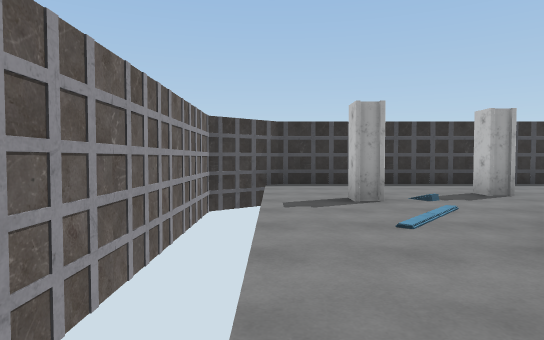
[1] (above)

12 first-person views from a walk through a 3-D level made in the Unity game engine. The camera is 1.3 m above the floor, tilts 2° down and sees 75° across. The floor is counted in squares, 2 m on a side. Each view is taken from the middle of a square. On the plan, view 1 faces up. The plan holds only what a view shows up to about 10 squares ahead; the rest is blank. The place goes on beyond the plan. Some surface patterns are stand-ins.

[2]
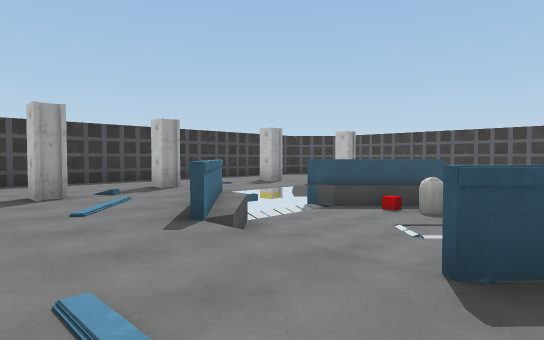

[3]
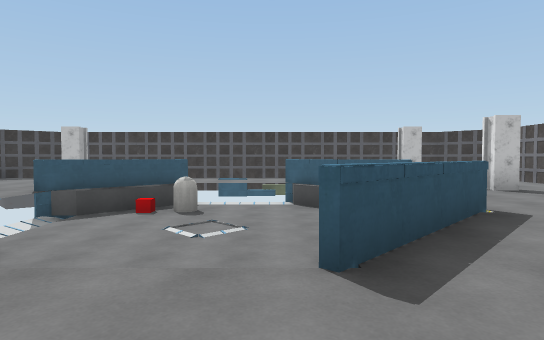

[4]
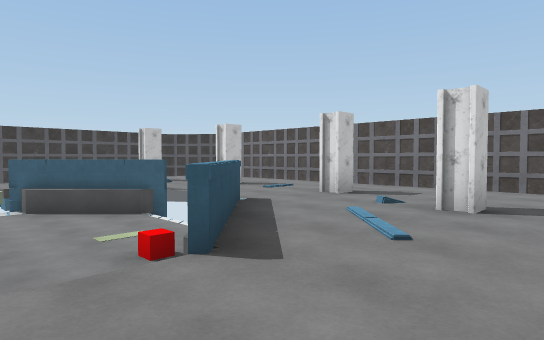

[5]
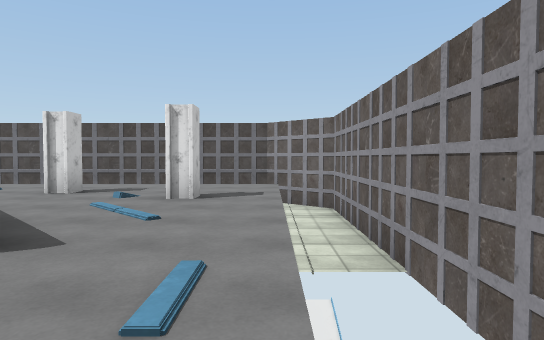

[6]
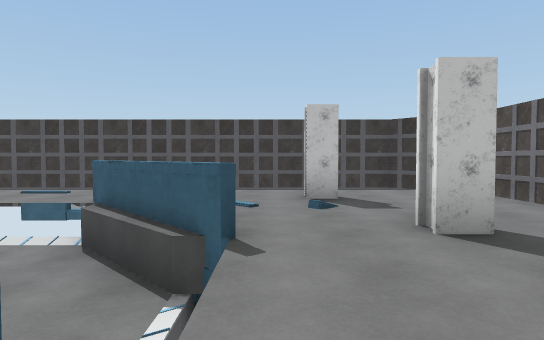

[7]
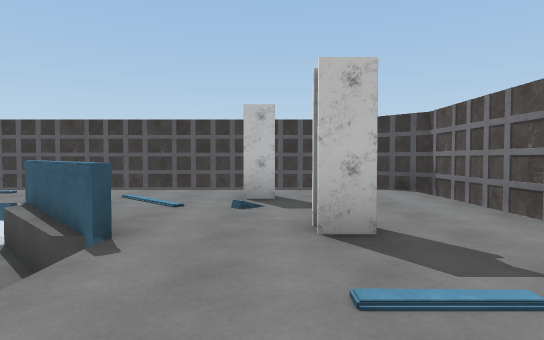

[8]
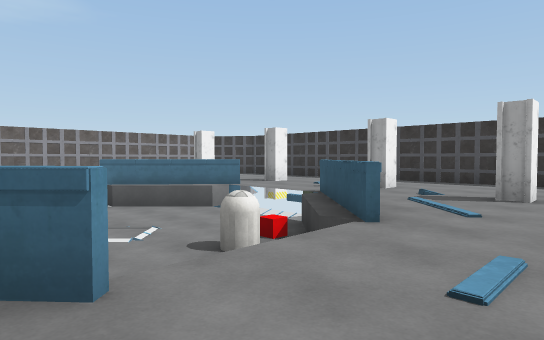

[9]
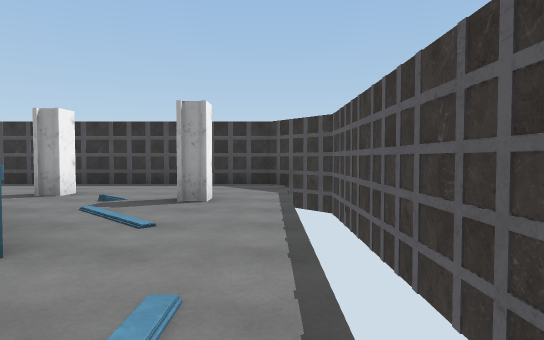

[10]
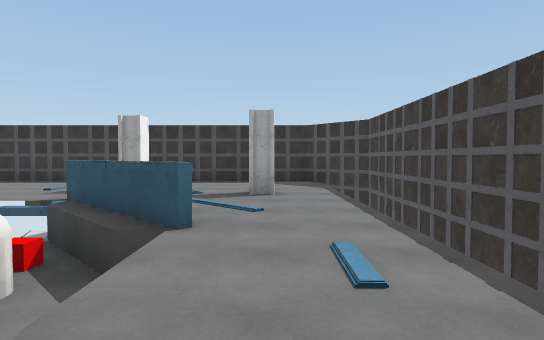

[11]
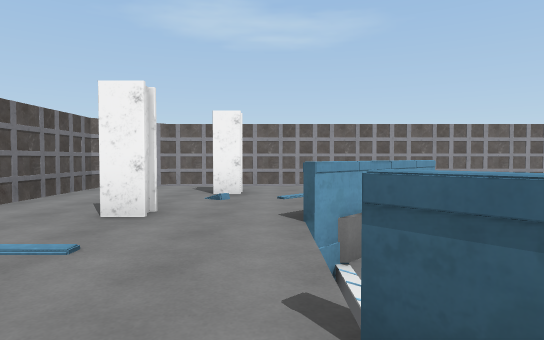

[12]
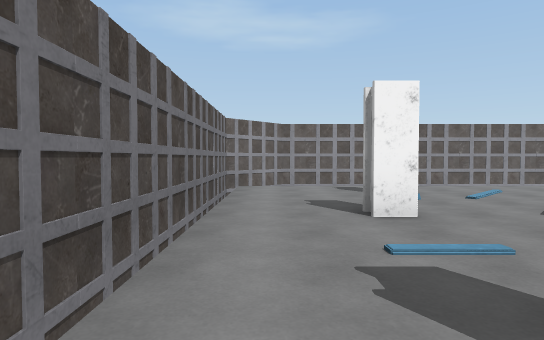

### Floor plan
Key: @ floor where view 1 was taken; # wall or solid block; . floor; = window, fence, low wall or low ledge; v drop or lower ground; P pillar; C capsule.
Columns run from 1 left of view 1 to 12 right of it. Each row starts with its distance up from view 1.
  9 ##############
  8 #............#
  7 #............#
  6 #....P..P....#
  5 #.P........P.#
  4 #....=vv=....#
  3 #...=vvvv=...#
  2 #..#vvvvCvv..#
  1 #..v vvvvvv..#
  0 #@.v vvvvvv..#
 -1 #...=vvvv==..#
 -2 v....=vv=....#
 -3 v............#
 -4 v.P........P.#
 -5 v....P..P....#
 -6 #............#
 -7  #############

Where each view was taken, in squares from view 1:
view 1: 0 up, 0 right, facing up
view 2: 1 down, 0 right, facing up-right
view 3: 0 up, 0 right, facing right
view 4: 1 up, 0 right, facing down-right
view 5: 2 up, 0 right, facing down
view 6: 3 down, 4 right, facing right
view 7: 4 down, 4 right, facing right
view 8: 1 down, 11 right, facing up-left
view 9: 0 up, 11 right, facing up
view 10: 1 down, 10 right, facing up
view 11: 3 down, 8 right, facing left
view 12: 6 down, 8 right, facing left
